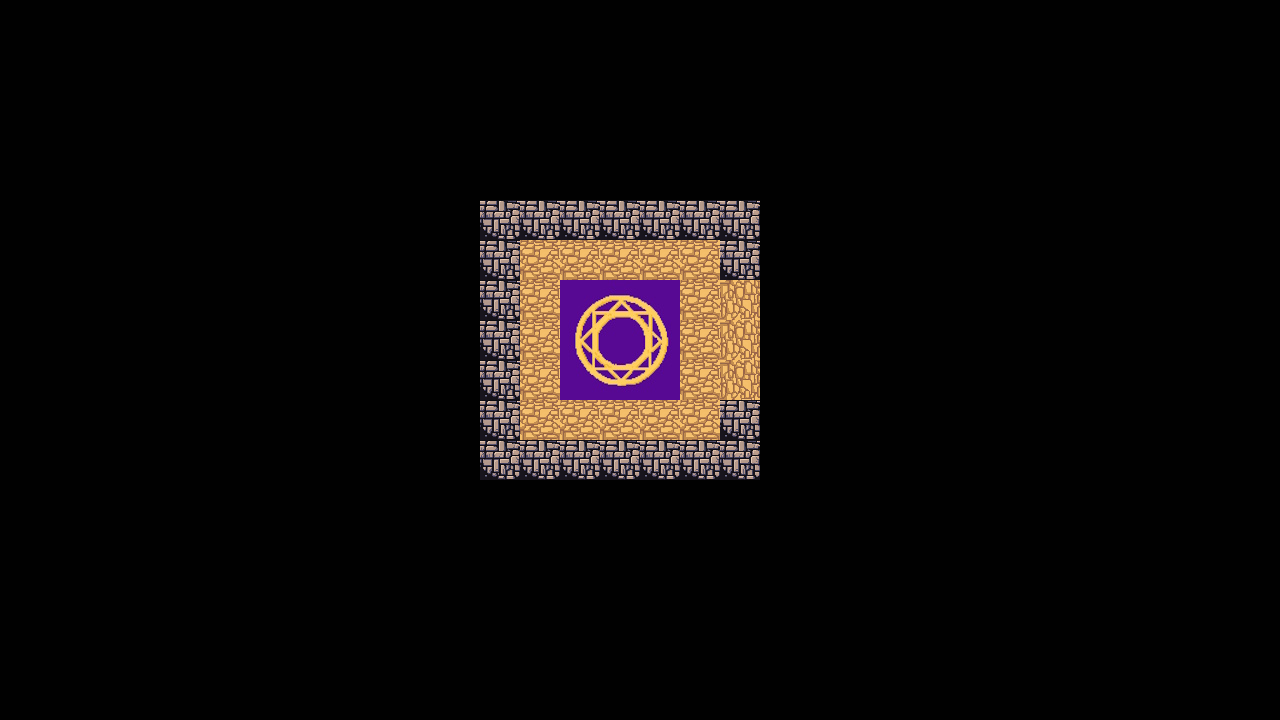

This game map was drawn from its Tiled (.tmx) file and the tilesets committed beside it. A one-line description and the full map source follow:
An orthogonal 32x18 tile map with 40x40 px tiles, 1 tile layer (Tile Layer 1).

<map version="1.10" tiledversion="1.11.2" orientation="orthogonal" renderorder="right-down" width="32" height="18" tilewidth="40" tileheight="40" infinite="0" nextlayerid="2" nextobjectid="1">
 <tileset firstgid="1" name="map" tilewidth="40" tileheight="40" tilecount="100" columns="10">
  <image source="map.png" width="400" height="400" />
 </tileset>
 <layer id="1" name="Tile Layer 1" width="32" height="18">
  <data encoding="csv">
13,13,13,13,13,13,13,13,13,13,13,13,13,13,13,13,13,13,13,13,13,13,13,13,13,13,13,13,13,13,13,13,
13,13,13,13,13,13,13,13,13,13,13,13,13,13,13,13,13,13,13,13,13,13,13,13,13,13,13,13,13,13,13,13,
13,13,13,13,13,13,13,13,13,13,13,13,13,13,13,13,13,13,13,13,13,13,13,13,13,13,13,13,13,13,13,13,
13,13,13,13,13,13,13,13,13,13,13,13,13,13,13,13,13,13,13,13,13,13,13,13,13,13,13,13,13,13,13,13,
13,13,13,13,13,13,13,13,13,13,13,13,13,13,13,13,13,13,13,13,13,13,13,13,13,13,13,13,13,13,13,13,
13,13,13,13,13,13,13,13,13,13,13,13,2,2,2,2,2,2,2,13,13,13,13,13,13,13,13,13,13,13,13,13,
13,13,13,13,13,13,13,13,13,13,13,13,2,11,11,11,11,11,2,13,13,13,13,13,13,13,13,13,13,13,13,13,
13,13,13,13,13,13,13,13,13,13,13,13,2,11,21,22,23,11,2684354571,13,13,13,13,13,13,13,13,13,13,13,13,13,
13,13,13,13,13,13,13,13,13,13,13,13,2,11,24,25,26,11,2684354571,13,13,13,13,13,13,13,13,13,13,13,13,13,
13,13,13,13,13,13,13,13,13,13,13,13,2,11,27,28,29,11,2684354571,13,13,13,13,13,13,13,13,13,13,13,13,13,
13,13,13,13,13,13,13,13,13,13,13,13,2,11,11,11,11,11,2,13,13,13,13,13,13,13,13,13,13,13,13,13,
13,13,13,13,13,13,13,13,13,13,13,13,2,2,2,2,2,2,2,13,13,13,13,13,13,13,13,13,13,13,13,13,
13,13,13,13,13,13,13,13,13,13,13,13,13,13,13,13,13,13,13,13,13,13,13,13,13,13,13,13,13,13,13,13,
13,13,13,13,13,13,13,13,13,13,13,13,13,13,13,13,13,13,13,13,13,13,13,13,13,13,13,13,13,13,13,13,
13,13,13,13,13,13,13,13,13,13,13,13,13,13,13,13,13,13,13,13,13,13,13,13,13,13,13,13,13,13,13,13,
13,13,13,13,13,13,13,13,13,13,13,13,13,13,13,13,13,13,13,13,13,13,13,13,13,13,13,13,13,13,13,13,
13,13,13,13,13,13,13,13,13,13,13,13,13,13,13,13,13,13,13,13,13,13,13,13,13,13,13,13,13,13,13,13,
13,13,13,13,13,13,13,13,13,13,13,13,13,13,13,13,13,13,13,13,13,13,13,13,13,13,13,13,13,13,13,13
</data>
 </layer>
</map>
